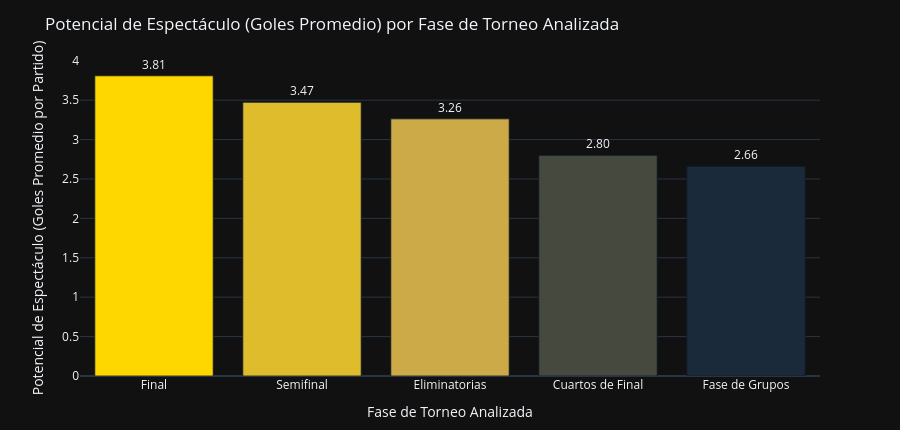

Notebook code cell kept with this figure:
### Markdown cell above
### 5.3 Potencial de Espectáculo por Fase de Torneo

**Pregunta de negocio:** ¿En qué fases del torneo se generan más goles? Esto determina cuándo los directores de streaming deben elevar la capacidad de servidores.

### Code cell
# Goles y asistencia por fase / goals & attendance by stage
stage_agg = (
    df_clean.groupby("stage_clean")
    .agg(
        avg_goals     = ("total_goals",  "mean"),
        avg_att       = ("attendance",   "mean"),
        match_count   = ("total_goals",  "count"),
    )
    .reset_index()
    .sort_values("avg_goals", ascending=False)
)

fig3 = go.Figure()

fig3.add_trace(go.Bar(
    x=stage_agg["stage_clean"],
    y=stage_agg["avg_goals"],
    name="Potencial de Espectáculo",
    marker=dict(
        color=stage_agg["avg_goals"],
        colorscale=[[0, "#1A2A3A"], [0.5, COLOR_GOLD], [1, "#FFD700"]],
        showscale=False,
        line=dict(color="#0D1B2A", width=0.8),
    ),
    text=stage_agg["avg_goals"].apply(lambda v: f"{v:.2f}"),
    textposition="outside",
    customdata=stage_agg["match_count"],
    hovertemplate=(
        "<b>%{x}</b><br>"
        "Goles promedio: %{y:.2f}<br>"
        "Total de partidos: %{customdata}<extra></extra>"
    ),
))

fig3.update_layout(
    title="Potencial de Espectáculo (Goles Promedio) por Fase de Torneo Analizada",
    xaxis_title="Fase de Torneo Analizada",
    yaxis_title="Potencial de Espectáculo (Goles Promedio por Partido)",
    template=TEMPLATE,
    height=430,
    margin=dict(t=60, b=40),
    showlegend=False,
)

fig3.show()

### Figure 1 — Plotly figure (JSON) as saved in the notebook; plotly's stock layout.template omitted (floating-point values rounded to 4 significant figures)
{"data": [{"customdata": [21, 38, 152, 70, 683], "hovertemplate": "<b>%{x}</b><br>Goles promedio: %{y:.2f}<br>Total de partidos: %{customdata}<extra></extra>", "marker": {"color": [3.81, 3.474, 3.263, 2.8, 2.659], "colorscale": [[0, "#1A2A3A"], [0.5, "#C9A84C"], [1, "#FFD700"]], "line": {"color": "#0D1B2A", "width": 0.8}, "showscale": false}, "name": "Potencial de Espectáculo", "text": ["3.81", "3.47", "3.26", "2.80", "2.66"], "textposition": "outside", "type": "bar", "x": ["Final", "Semifinal", "Eliminatorias", "Cuartos de Final", "Fase de Grupos"], "y": [3.81, 3.474, 3.263, 2.8, 2.659]}], "layout": {"height": 430, "margin": {"b": 40, "t": 60}, "showlegend": false, "title": {"text": "Potencial de Espectáculo (Goles Promedio) por Fase de Torneo Analizada"}, "xaxis": {"title": {"text": "Fase de Torneo Analizada"}}, "yaxis": {"title": {"text": "Potencial de Espectáculo (Goles Promedio por Partido)"}}}}
